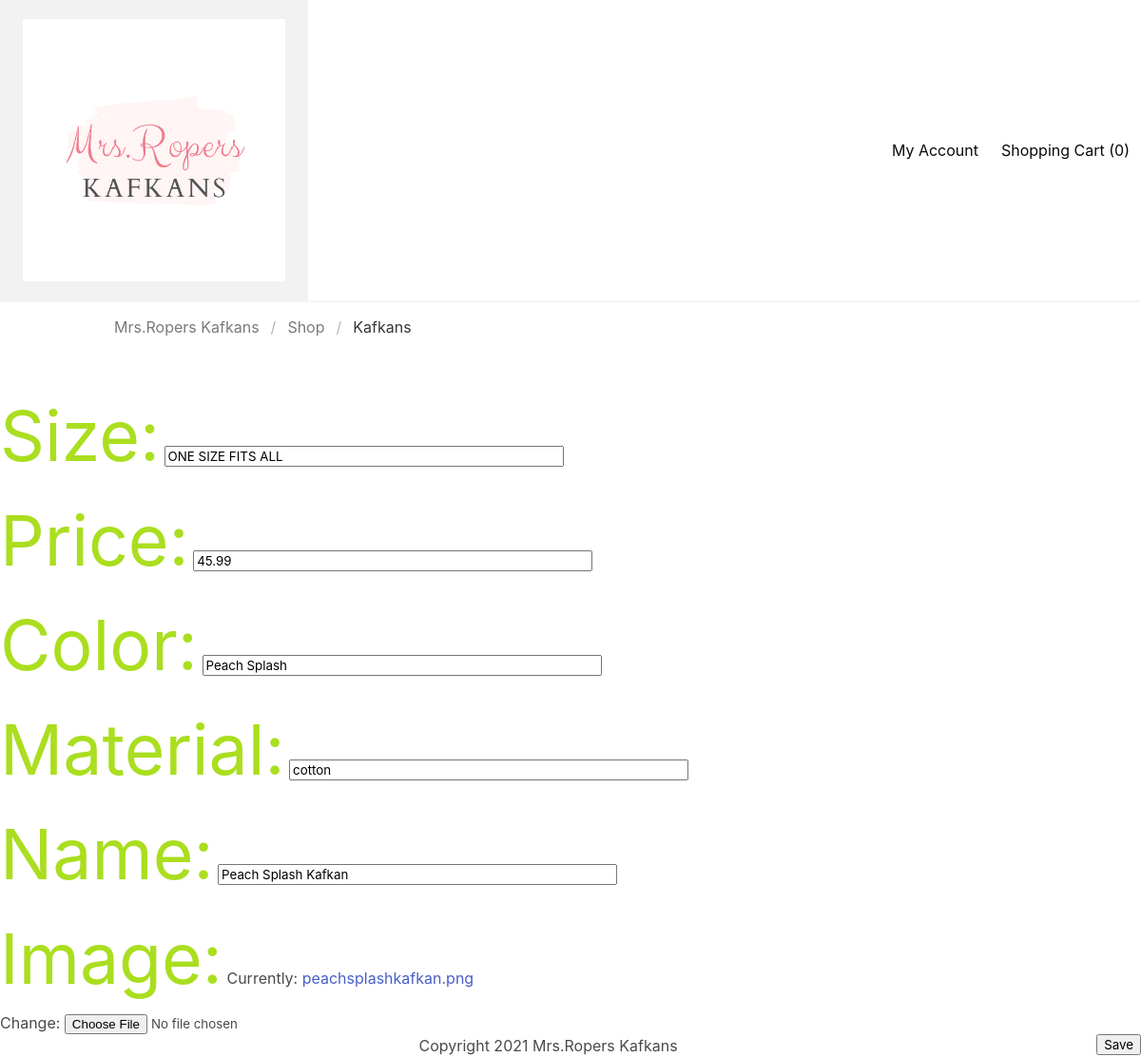
Page /kafkan/1/edit/ on the committed database.
### kafkan_store/models.py (models this page shows, shortened)
class Kafkan(models.Model):
    size = models.CharField(max_length=200)
    price = models.DecimalField(max_digits=10, decimal_places=2)
    color = models.CharField(max_length=100)
    material = models.CharField(max_length=100)
    name = models.CharField(max_length=250, default="Kafkan")
    image = models.ImageField()
    class Meta:
        ordering = ['image']

### kafkan_store/views.py (the view)
# urls.py: path('kafkan/<int:pk>/edit/', views.kafkan_edit, name='kafkan_edit'),
def kafkan_edit(request, pk):
    kafkan = get_object_or_404(Kafkan, pk=pk)
    if request.method == 'POST':
        form = KafkanForm(request.POST, instance=kafkan)
        if form.is_valid():
            kafkan = form.save(commit=False)
            kafkan.save()
            return redirect('kafkan_detail', pk=kafkan.pk)
    else:
        form = KafkanForm(instance=kafkan)
    return render(request, 'kafkan_edit.html', {'form': form})

### kafkan_store/forms.py
class KafkanForm(forms.ModelForm):
    class Meta:
        model = Kafkan
        fields = ('size', 'price', 'color', 'material','name', 'image')

### templates/kafkan_edit.html
{% extends 'base.html' %}
{% block content %}
<article class="kafkan">
    <form method='POST' class='post-form'>{% csrf_token %}
        {{ form.as_p }}
    </form>
    <button type='submit' class='save btn btn-save'>Save</button>
</article>
{% endblock %}

### kafkan_store/static/css/style.css (style rules this page uses)
body { padding-left: 15px; }
.save { float: right; }
.post-form textarea, .post-form input { width: 35%; }
label { color:#AADE1F; font-size: 55pt; }

### rows in the picture
Kafkan: size "ONE SIZE FITS ALL", price "45.99", color "Peach Splash", material "cotton", name "Peach Splash Kafkan"
